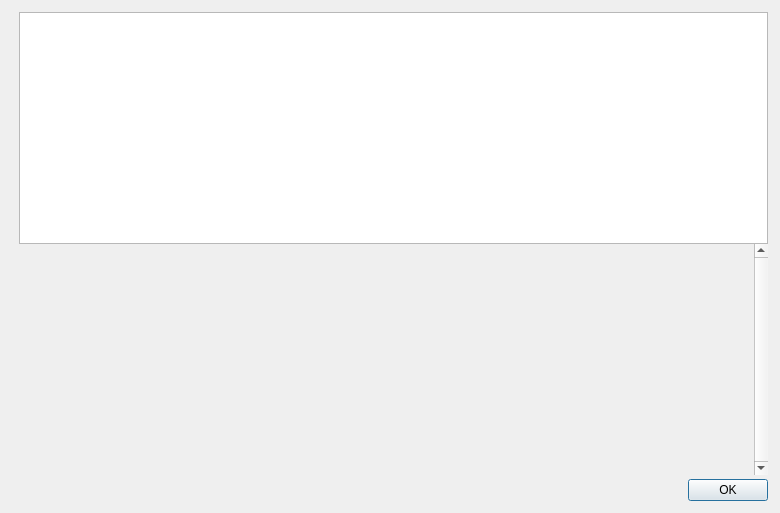
<?xml version="1.0" encoding="UTF-8"?>
<ui version="4.0">
 <class>HelpMessageDialog</class>
 <widget class="QDialog" name="HelpMessageDialog">
  <property name="geometry">
   <rect>
    <x>0</x>
    <y>0</y>
    <width>780</width>
    <height>513</height>
   </rect>
  </property>
  <property name="windowTitle">
   <string notr="true">Presidentielcoin Core - Command-line options</string>
  </property>
  <layout class="QHBoxLayout" name="horizontalLayout_2">
   <property name="spacing">
    <number>0</number>
   </property>
   <property name="leftMargin">
    <number>12</number>
   </property>
   <property name="topMargin">
    <number>12</number>
   </property>
   <property name="rightMargin">
    <number>12</number>
   </property>
   <property name="bottomMargin">
    <number>12</number>
   </property>
   <item>
    <layout class="QVBoxLayout" name="verticalLayoutLogo" stretch="0">
     <property name="leftMargin">
      <number>0</number>
     </property>
     <property name="topMargin">
      <number>4</number>
     </property>
     <property name="rightMargin">
      <number>0</number>
     </property>
     <item>
      <widget class="QLabel" name="aboutLogo">
       <property name="sizePolicy">
        <sizepolicy hsizetype="Preferred" vsizetype="Ignored">
         <horstretch>0</horstretch>
         <verstretch>0</verstretch>
        </sizepolicy>
       </property>
       <property name="scaledContents">
        <bool>true</bool>
       </property>
       <property name="alignment">
        <set>Qt::AlignLeading|Qt::AlignLeft|Qt::AlignTop</set>
       </property>
      </widget>
     </item>
    </layout>
   </item>
   <item>
    <layout class="QVBoxLayout" name="verticalLayout">
     <item>
      <widget class="QTextEdit" name="helpMessage">
       <property name="readOnly">
        <bool>true</bool>
       </property>
      </widget>
     </item>
     <item>
      <widget class="QScrollArea" name="scrollArea">
       <property name="frameShape">
        <enum>QFrame::NoFrame</enum>
       </property>
       <property name="verticalScrollBarPolicy">
        <enum>Qt::ScrollBarAlwaysOn</enum>
       </property>
       <property name="widgetResizable">
        <bool>true</bool>
       </property>
       <widget class="QWidget" name="scrollAreaWidgetContents">
        <property name="geometry">
         <rect>
          <x>0</x>
          <y>0</y>
          <width>639</width>
          <height>220</height>
         </rect>
        </property>
        <layout class="QVBoxLayout" name="verticalLayout_2">
         <item>
          <widget class="QLabel" name="aboutMessage">
           <property name="cursor">
            <cursorShape>IBeamCursor</cursorShape>
           </property>
           <property name="textFormat">
            <enum>Qt::PlainText</enum>
           </property>
           <property name="alignment">
            <set>Qt::AlignLeading|Qt::AlignLeft|Qt::AlignTop</set>
           </property>
           <property name="openExternalLinks">
            <bool>true</bool>
           </property>
           <property name="textInteractionFlags">
            <set>Qt::LinksAccessibleByMouse|Qt::TextSelectableByKeyboard|Qt::TextSelectableByMouse</set>
           </property>
          </widget>
         </item>
        </layout>
       </widget>
      </widget>
     </item>
     <item>
      <spacer name="verticalSpacer">
       <property name="orientation">
        <enum>Qt::Vertical</enum>
       </property>
       <property name="sizeType">
        <enum>QSizePolicy::Fixed</enum>
       </property>
       <property name="sizeHint" stdset="0">
        <size>
         <width>4</width>
         <height>4</height>
        </size>
       </property>
      </spacer>
     </item>
     <item>
      <widget class="QDialogButtonBox" name="okButton">
       <property name="orientation">
        <enum>Qt::Horizontal</enum>
       </property>
       <property name="standardButtons">
        <set>QDialogButtonBox::Ok</set>
       </property>
      </widget>
     </item>
    </layout>
   </item>
  </layout>
 </widget>
 <resources>
  <include location="../presidentielcoin.qrc"/>
 </resources>
 <connections>
  <connection>
   <sender>okButton</sender>
   <signal>accepted()</signal>
   <receiver>HelpMessageDialog</receiver>
   <slot>accept()</slot>
   <hints>
    <hint type="sourcelabel">
     <x>20</x>
     <y>20</y>
    </hint>
    <hint type="destinationlabel">
     <x>20</x>
     <y>20</y>
    </hint>
   </hints>
  </connection>
  <connection>
   <sender>okButton</sender>
   <signal>rejected()</signal>
   <receiver>HelpMessageDialog</receiver>
   <slot>reject()</slot>
   <hints>
    <hint type="sourcelabel">
     <x>20</x>
     <y>20</y>
    </hint>
    <hint type="destinationlabel">
     <x>20</x>
     <y>20</y>
    </hint>
   </hints>
  </connection>
 </connections>
</ui>
